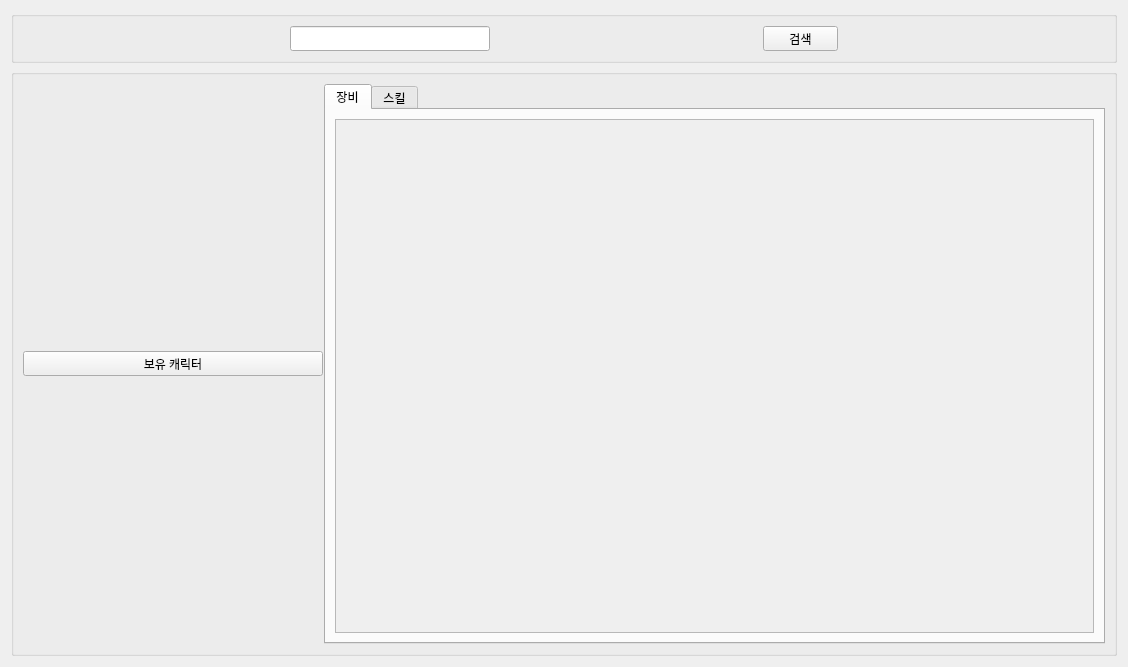
<?xml version="1.0" encoding="UTF-8"?>
<ui version="4.0">
 <class>CharacterSearch</class>
 <widget class="QWidget" name="CharacterSearch">
  <property name="geometry">
   <rect>
    <x>0</x>
    <y>0</y>
    <width>1128</width>
    <height>667</height>
   </rect>
  </property>
  <property name="windowTitle">
   <string>Form</string>
  </property>
  <layout class="QVBoxLayout" name="vLayoutBase">
   <item>
    <layout class="QVBoxLayout" name="vLayoutMain">
     <item>
      <widget class="QGroupBox" name="groupSearch">
       <property name="title">
        <string/>
       </property>
       <property name="alignment">
        <set>Qt::AlignHCenter|Qt::AlignTop</set>
       </property>
       <layout class="QHBoxLayout" name="hLayoutGroupSearch">
        <item>
         <widget class="QLineEdit" name="leCharacterName">
          <property name="minimumSize">
           <size>
            <width>200</width>
            <height>25</height>
           </size>
          </property>
          <property name="maximumSize">
           <size>
            <width>200</width>
            <height>25</height>
           </size>
          </property>
         </widget>
        </item>
        <item>
         <widget class="QPushButton" name="pbSearch">
          <property name="minimumSize">
           <size>
            <width>75</width>
            <height>25</height>
           </size>
          </property>
          <property name="maximumSize">
           <size>
            <width>75</width>
            <height>25</height>
           </size>
          </property>
          <property name="text">
           <string>검색</string>
          </property>
         </widget>
        </item>
       </layout>
      </widget>
     </item>
     <item>
      <widget class="QGroupBox" name="groupCharacter">
       <property name="title">
        <string/>
       </property>
       <property name="alignment">
        <set>Qt::AlignLeading|Qt::AlignLeft|Qt::AlignTop</set>
       </property>
       <layout class="QHBoxLayout" name="hLayoutGroupCharacter">
        <property name="spacing">
         <number>1</number>
        </property>
        <property name="leftMargin">
         <number>9</number>
        </property>
        <item>
         <layout class="QVBoxLayout" name="vLayoutProfile">
          <item>
           <widget class="QPushButton" name="pbOthers">
            <property name="minimumSize">
             <size>
              <width>300</width>
              <height>25</height>
             </size>
            </property>
            <property name="maximumSize">
             <size>
              <width>300</width>
              <height>25</height>
             </size>
            </property>
            <property name="text">
             <string>보유 캐릭터</string>
            </property>
           </widget>
          </item>
         </layout>
        </item>
        <item>
         <widget class="QTabWidget" name="tabCharacter">
          <property name="currentIndex">
           <number>0</number>
          </property>
          <widget class="QWidget" name="tab">
           <attribute name="title">
            <string>장비</string>
           </attribute>
           <layout class="QHBoxLayout" name="hLayoutTabCharacter">
            <property name="spacing">
             <number>1</number>
            </property>
            <item>
             <widget class="QScrollArea" name="scrollArea">
              <property name="widgetResizable">
               <bool>true</bool>
              </property>
              <widget class="QWidget" name="scrollAreaWidgetContents">
               <property name="geometry">
                <rect>
                 <x>0</x>
                 <y>0</y>
                 <width>759</width>
                 <height>527</height>
                </rect>
               </property>
               <layout class="QHBoxLayout" name="hLayoutCharacterScroll">
                <property name="spacing">
                 <number>6</number>
                </property>
                <item>
                 <layout class="QVBoxLayout" name="vLayoutEquip">
                  <property name="spacing">
                   <number>0</number>
                  </property>
                 </layout>
                </item>
                <item>
                 <layout class="QVBoxLayout" name="vLayoutAccessory">
                  <property name="spacing">
                   <number>0</number>
                  </property>
                 </layout>
                </item>
                <item>
                 <layout class="QVBoxLayout" name="vLayoutEtc">
                  <property name="spacing">
                   <number>0</number>
                  </property>
                 </layout>
                </item>
                <item>
                 <layout class="QVBoxLayout" name="vLayoutGem1"/>
                </item>
                <item>
                 <layout class="QVBoxLayout" name="vLayoutGem2"/>
                </item>
               </layout>
              </widget>
             </widget>
            </item>
           </layout>
          </widget>
          <widget class="QWidget" name="tab_2">
           <attribute name="title">
            <string>스킬</string>
           </attribute>
           <layout class="QVBoxLayout" name="verticalLayout">
            <item>
             <widget class="QScrollArea" name="scrollArea_2">
              <property name="widgetResizable">
               <bool>true</bool>
              </property>
              <widget class="QWidget" name="scrollAreaWidgetContents_2">
               <property name="geometry">
                <rect>
                 <x>0</x>
                 <y>0</y>
                 <width>759</width>
                 <height>527</height>
                </rect>
               </property>
               <layout class="QVBoxLayout" name="vLayoutSkill">
                <property name="spacing">
                 <number>1</number>
                </property>
                <item>
                 <widget class="QLabel" name="lbTripodStatus">
                  <property name="text">
                   <string>4레벨 트라이포드 n / 5레벨 트라이포드 n</string>
                  </property>
                 </widget>
                </item>
               </layout>
              </widget>
             </widget>
            </item>
           </layout>
          </widget>
         </widget>
        </item>
       </layout>
      </widget>
     </item>
    </layout>
   </item>
  </layout>
 </widget>
 <resources/>
 <connections/>
</ui>
